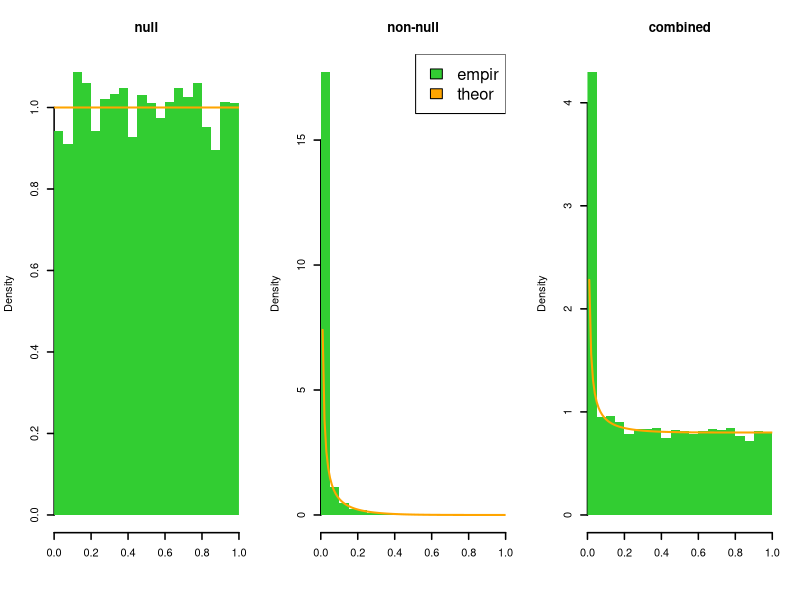
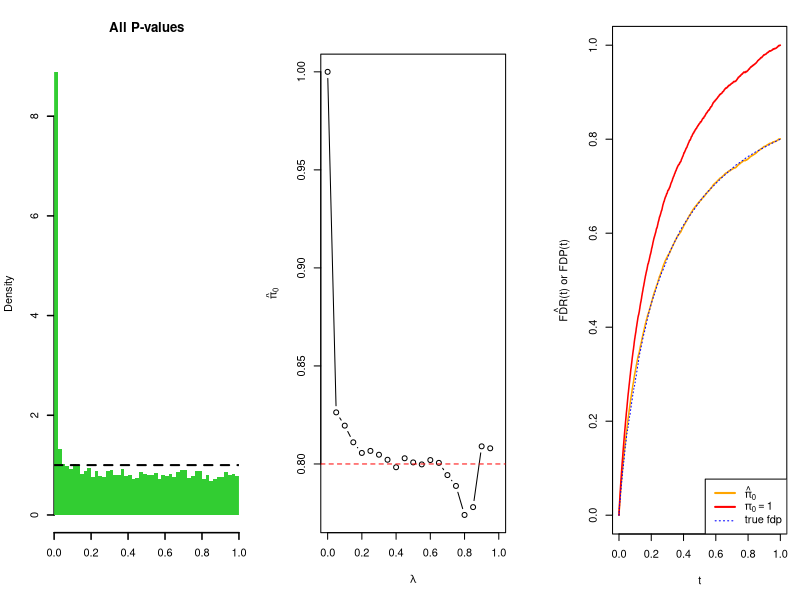
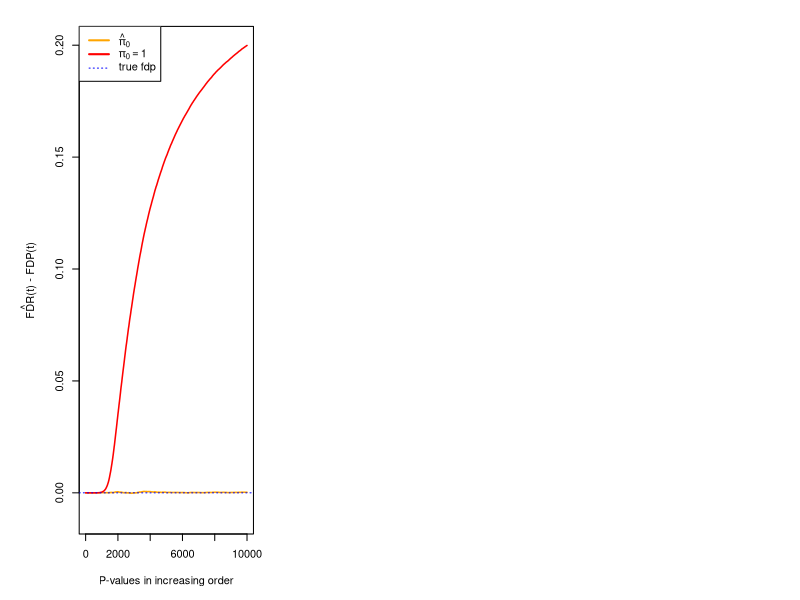
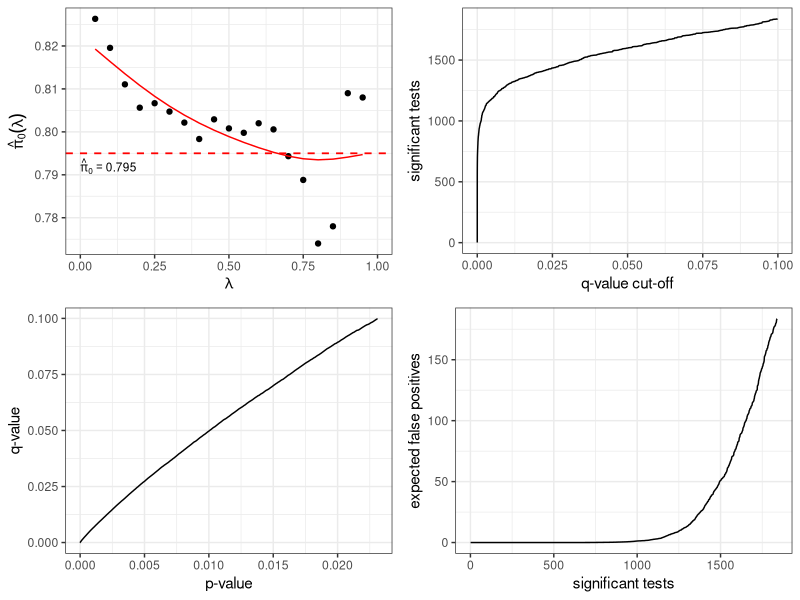
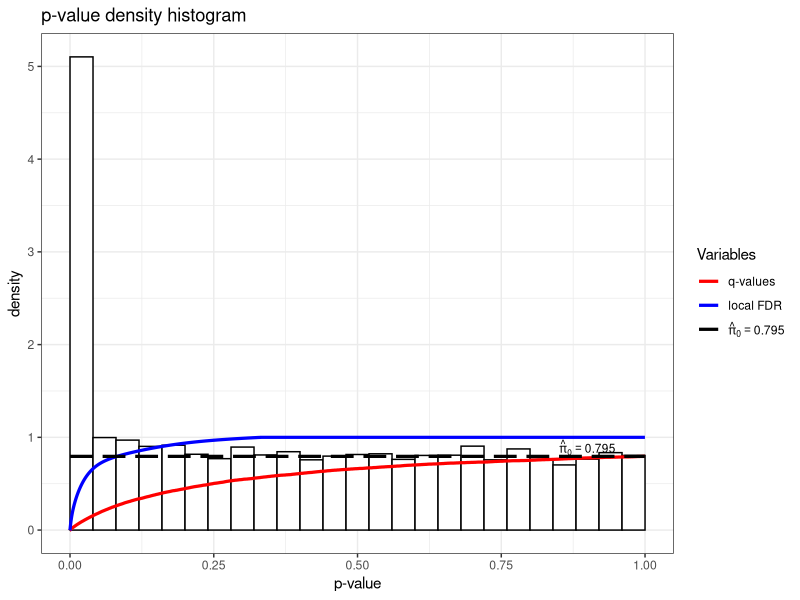

Here is the R script that generated these plots, in order:
## ---- chunk 1
knitr::opts_chunk$set(echo = TRUE)
set.seed(566)
## ---- chunk 2
p = 10000
m = 2000
beta.1 = 0.1 # weight for unit interval's end point 1
beta.0 = 4.9 # weight for unit interval's end point 0
null.pval = runif(p-m, 0, 1)
alt.pval = rbeta(m, beta.1, beta.0) #non-null = alternative distribution
pval = c(alt.pval, null.pval) #all P-values together
eff = c(rep(T, m), rep(F, p - m)) #indicator for non-null effects 
 
par(mfrow=c(1,3)) #Empirical histogram and theoretical curve for (1), (2), (3)
hist(null.pval, breaks = 20, prob = T, col = "limegreen", main = "null", xlab = "", 
     xlim = c(0,1), sub="", lwd = 1.5, lty = 2, xaxs="i", border=NA)
curve(dunif(x, 0, 1), 0, 1, add = T, col = "orange", lwd = 2)

hist(alt.pval, breaks = 20, prob = T, col = "limegreen", main = "non-null", xlab = "",
     xlim = c(0,1), sub="", lwd = 1.5, lty = 2, xaxs="i", border=NA)
curve(dbeta(x, shape1 = beta.1, shape2 = beta.0), 0, 1, add = T, col = "orange", lwd = 2)
legend("topright", fill = c("limegreen","orange"), 
       legend = c("empir","theor"), cex = 1.5)

hist(pval, breaks = 20, prob = T, col = "limegreen", main = "combined", xlab = "", 
     xlim = c(0,1), sub="", lwd = 1.5, lty = 2, xaxs="i", border=NA)
curve((p-m)/p*1 + m/p*dbeta(x, shape1 = beta.1, shape2 = beta.0), 0, 1, add = T, 
      col = "orange", lwd = 2)
## ---- chunk 3
summary(null.pval)
summary(alt.pval)
## ---- chunk 4
hist(pval, breaks = 40, prob = T, col = "limegreen", main = "All P-values", xlab = "", 
     xlim = c(0,1), sub = "", lwd = 1.5, lty = 2, xaxs = "i", border = NA)
abline(h = 1, lty = 2, lwd = 2)
## ---- chunk 5
lambda = seq(0, 1, by = 0.05)
pi.0 = sapply(lambda, function(x) {sum(pval > x)}) / p / (1 - lambda)
plot(lambda, pi.0, t = "b", xlab = expression(lambda), ylab = expression(hat(pi)[0]))
abline(h = 1 - m/p, col = "red", lty = 2) #this is the true value
## ---- chunk 6
pval.sorted = sort(pval)
pi.0 = pi.0[which(lambda == 0.5)] 
par(mar = c(5,6,2,1)) # widen left margin for text
plot(pval.sorted, p * pi.0 * pval.sorted / (1:p), xlab = "t",
     ylab = expression(paste(hat(FDR),"(t) or FDP(t)")), t = "l", col = "orange",
     xlim = c(0,1), ylim = c(0,1), lwd = 1.5)
#Add line for conservative assumption pi.0 = 1:
lines(pval.sorted, p * 1 * pval.sorted / (1:p), xlab = "t",
      col = "red", lwd = 1.5)
#Add empirical FDP line
fdp = cumsum(!eff[order(pval)]) / (1:p) #true false discovery proportion in data
lines(pval.sorted, fdp, xlab = "t", lty = 3, col = "blue", lwd = 1)
legend("bottomright", leg = expression(hat(pi)[0], pi[0] == 1 ,paste("true fdp")),
       col = c("orange", "red", "blue"), lty = c(1, 1, 3), lwd = c(2, 2, 1))
## ---- chunk 7
R = 1000 #replications of data generation
lambda = 0.5
res.fdr.lambda = matrix(NA, nrow = R, ncol = p ) #lambda = 0.5
res.fdr.1 = matrix(NA, nrow = R, ncol = p ) #lambda = 1
for(rr in 1:R){
  pvs = c(rbeta(m, beta.1, beta.0), runif(p-m)) #m non-nulls and p-m nulls
  pvs.sorted = sort(pvs)
  pi.0 = sum(pvs > lambda)/p/(1-lambda)
  fdr.lambda = p * pi.0 * pvs.sorted / (1:p)
  fdr.1 = p * 1 * pvs.sorted / (1:p)
  fdp = cumsum(!eff[order(pvs)]) / (1:p)
  res.fdr.lambda[rr,] = fdr.lambda - fdp
  res.fdr.1[rr,] = fdr.1 - fdp
}
par(mar = c(5,6,2,1)) # widen left margin for text
plot(1:p, colSums(res.fdr.lambda) / R, col = "orange", t="l", lwd = 1.5,
     ylim = c(-0.01,0.2), ylab = expression(paste(hat(FDR),"(t) - FDP(t)")), 
     xlab = "P-values in increasing order")
lines(1:p, colSums(res.fdr.1)/R, col = "red", t = "l", lwd = 1.5)
abline(h = 0, lty = 3, col = "blue", lwd = 1)
legend("topleft", leg = expression(hat(pi)[0], pi[0] == 1 ,paste("true fdp")), 
       col = c("orange","red","blue"), lty = c(1, 1, 3), lwd = c(2, 2, 1))
## ---- chunk 8
#do this the first time to install qvalue package from Bioconductor:
#if (!requireNamespace("BiocManager", quietly = TRUE)) install.packages("BiocManager")
#BiocManager::install("qvalue")
library(qvalue)
q = qvalue(pval) #this makes Q-values out of P-values
str(q)
## ---- chunk 9
signif(q$pi0, 3) 
## ---- chunk 10
plot(q)
hist(q)
## ---- chunk 11
summary(q)
## ---- chunk 12
alpha = 0.1
BH.pval = p.adjust(pval, method = "BH")
bh = c(sum(BH.pval < alpha), sum(BH.pval[(m+1):p] < alpha))
qval = c(sum(q$qvalues < alpha), sum(q$qvalues[(m+1):p] < alpha))
data.frame(D = c(bh[1],qval[1]),
           TD = c(bh[1],qval[1])-c(bh[2],qval[2]),
           FD = c(bh[2],qval[2]),
           FDP = c(bh[2],qval[2]) / c(bh[1],qval[1]), 
           row.names=c("BH","qvalue"))
